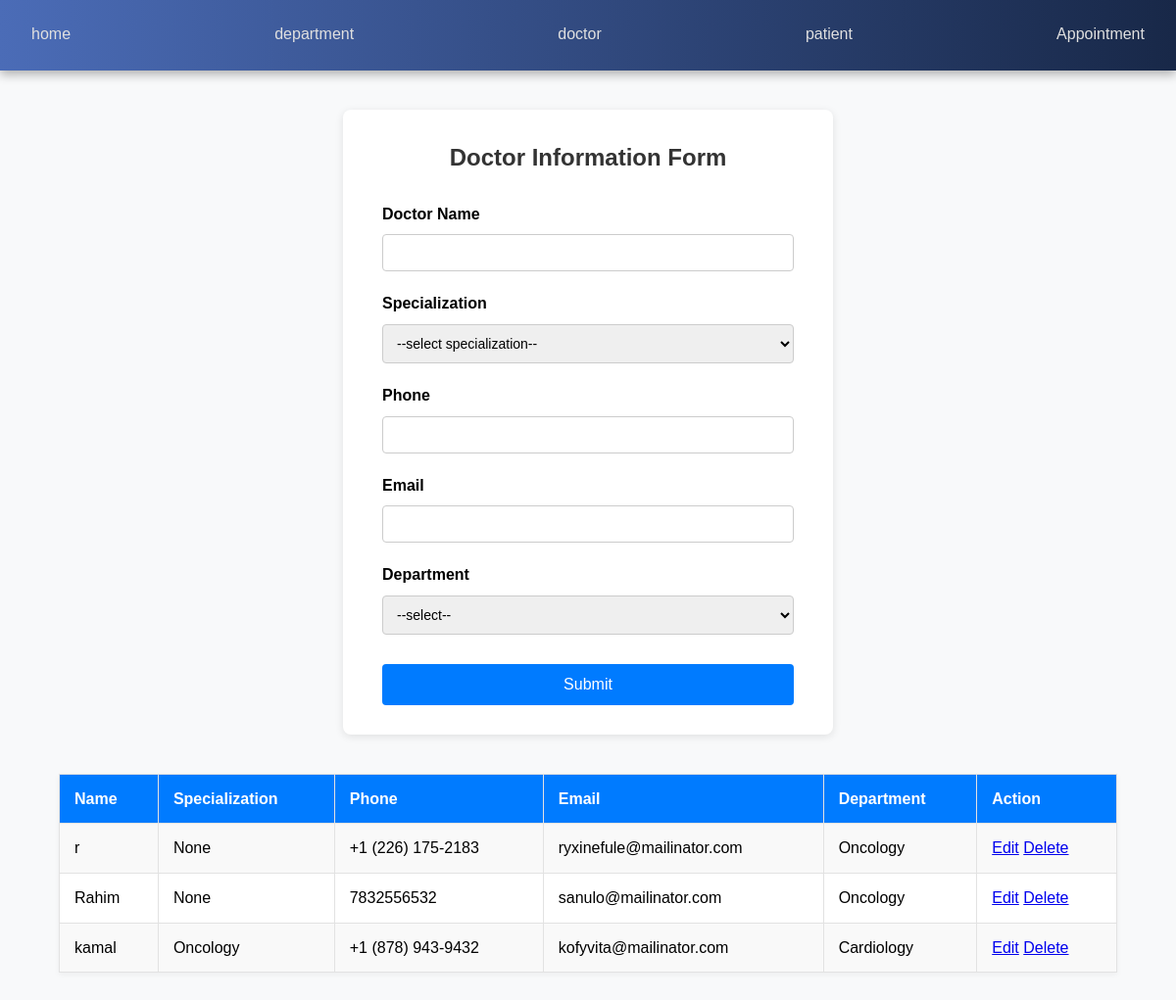
Screenshot of /doctor/ with the database file from the repository.
### myapp/models.py (models this page shows, shortened)
class Doctormodel(models.Model):
    SPECIALIZATION_CHOICE=[
        ('Cardiology','Cardiology'),
        ('Dermatology','Dermatology'),
        ('Pediatrics','Pediatrics'),
        ('Oncology','Oncology'),
    ]
    name=models.CharField(null=True, max_length=50)
    specialization=models.CharField(max_length=100,choices= SPECIALIZATION_CHOICE,null=True)
    phone=models.CharField(null=True, max_length=15)
    email=models.EmailField(null=True, max_length=254)
    department=models.ForeignKey(Departmentmodel, on_delete=models.SET_NULL,null=True,related_name="doctor")

class Departmentmodel(models.Model):
    name=models.CharField(null=True, max_length=1000)
    location=models.CharField(null=True, max_length=100)
    def __str__(self):
        return self.name

### myapp/views.py (the view, shortened to what this page needs)
# urls.py: path('doctor/', doctorpage, name='doctorpageurl'),
def doctorpage(request):
    dept = Departmentmodel.objects.all()
    department_data=Departmentmodel.objects.all()
    doctor_data=Doctormodel.objects.all()
    context={
        'department_data':dept,
        'doctor_data':doctor_data
        }
    return render(request,"doctor.html",context)

### Templates/doctor.html (shortened to what this page needs)
{% extends 'base.html' %}
{% block body %}
<div class="form-wrapper">
  <div class="form-container">
    <h2>Doctor Information Form</h2>
    <form method="POST">
      <div class="form-group">
        <label for="name">Doctor Name</label>
        <input type="text" id="name" name="name" required />
      </div>
      <div class="form-group">
        <label for="specialization">Specialization</label>
       <select name="Specialization" id="">
        <option value="">--select specialization--</option>
       </select>
      </div>
      <div class="form-group">
        <label for="phone">Phone</label>
        <input type="tel" id="phone" name="phone" required />
      </div>
      <div class="form-group">
        <label for="email">Email</label>
        <input type="email" id="email" name="email" required />
      </div>
      <div class="form-group">
        <label for="department_data">Department</label>
        <select name="department_data" id="department_data" required>
          <option value="">--select--</option>
        </select>
      </div>
      <input type="submit" value="Submit" class="submit-btn">
    </form>
  </div>
</div>
<table>
  <tr>
    <th>Name</th>
    <th>Specialization</th>
    <th>Phone</th>
    <th>Email</th>
    <th>Department</th>
    <th>Action</th>
  </tr>
  {% for i in doctor_data %}
  <tr>
    <td>{{ i.name }}</td>
    <td>{{ i.specialization }}</td>
    <td>{{ i.phone }}</td>
    <td>{{ i.email }}</td>
    <td>{{ i.department }}</td>
    <td>
      <a href="{% url 'editpageurl' i.id %} ">Edit</a>
      <a href=" {% url 'deletepageurl' i.id %} ">Delete</a>
    </td>
  </tr>
  {% endfor %}
</table>
{% endblock body %}

### Templates/base.html (shortened to what this page needs)
<!DOCTYPE html>
<html lang="en">
<head>
</head>
<body>
  {% include "navbar.html" %}
  {% block body %}{% endblock body %}
</body>
</html>

### Templates/navbar.html
<div class="topnav">
  <a class="active" href="#home">home</a>
  <a href="{% url 'departmentpageurl' %}">department</a>
  <a href="{% url 'doctorpageurl' %}">doctor</a>
  <a href="{% url 'patientpageurl' %}">patient</a>
  <a href="{% url 'appointmentpageurl' %}">Appointment</a>
</div>

### Templates/base.html (style rules this page uses)
* { margin: 0; padding: 0; box-sizing: border-box; }
body { font-family: 'Segoe UI', Tahoma, Geneva, Verdana, sans-serif; line-height: 1.6; }
.topnav { display: flex; flex-direction: row; align-items: center; justify-content: space-between; padding: 1rem 2rem; background: linear-gradient(90deg, #4b6cb7, #182848); box-shadow: 0 4px 10px rgba(0, 0, 0, 0.3); position: sticky; top: 0; z-index: 1000; }
.topnav a { color: #e0e0e0; text-decoration: none; font-weight: 500; padding: 0.4rem 0; border-bottom: 2px solid transparent; transition: all 0.3s ease; }

### Templates/doctor.html (style rules this page uses)
body { font-family: Arial, sans-serif; background: #f8f9fa; margin: 0; padding: 0; }
.form-wrapper { display: flex; justify-content: center; margin-top: 40px; }
.form-container { background: #fff; padding: 30px 40px; border-radius: 8px; box-shadow: 0 2px 8px rgba(0, 0, 0, 0.1); width: 500px; }
.form-container h2 { text-align: center; margin-bottom: 25px; color: #333; }
.form-group { margin-bottom: 20px; }
.form-group label { display: block; font-weight: bold; margin-bottom: 8px; }
.form-group input, .form-group select { width: 100%; padding: 10px; border: 1px solid #ccc; border-radius: 4px; font-size: 14px; }
.submit-btn { background-color: #007bff; color: #fff; border: none; padding: 12px 20px; font-size: 16px; border-radius: 4px; cursor: pointer; width: 100%; margin-top: 10px; }
table { width: 90%; margin: 40px auto; border-collapse: collapse; background: #fff; box-shadow: 0 2px 6px rgba(0, 0, 0, 0.05); color:black; }
th, td { padding: 12px 15px; border: 1px solid #e2e2e2; text-align: left; }
th { background-color: #007bff; color: white; }
tr:nth-child(even) { background-color: #f9f9f9; }
label { color:black; }

### rows the page displays
Doctormodel: name "r", specialization "None", phone "+1 (226) 175-2183", email "ryxinefule@mailinator.com", department "Oncology"
Doctormodel: name "Rahim", specialization "None", phone "7832556532", email "sanulo@mailinator.com", department "Oncology"
Doctormodel: name "kamal", specialization "Oncology", phone "+1 (878) 943-9432", email "kofyvita@mailinator.com", department "Cardiology"
